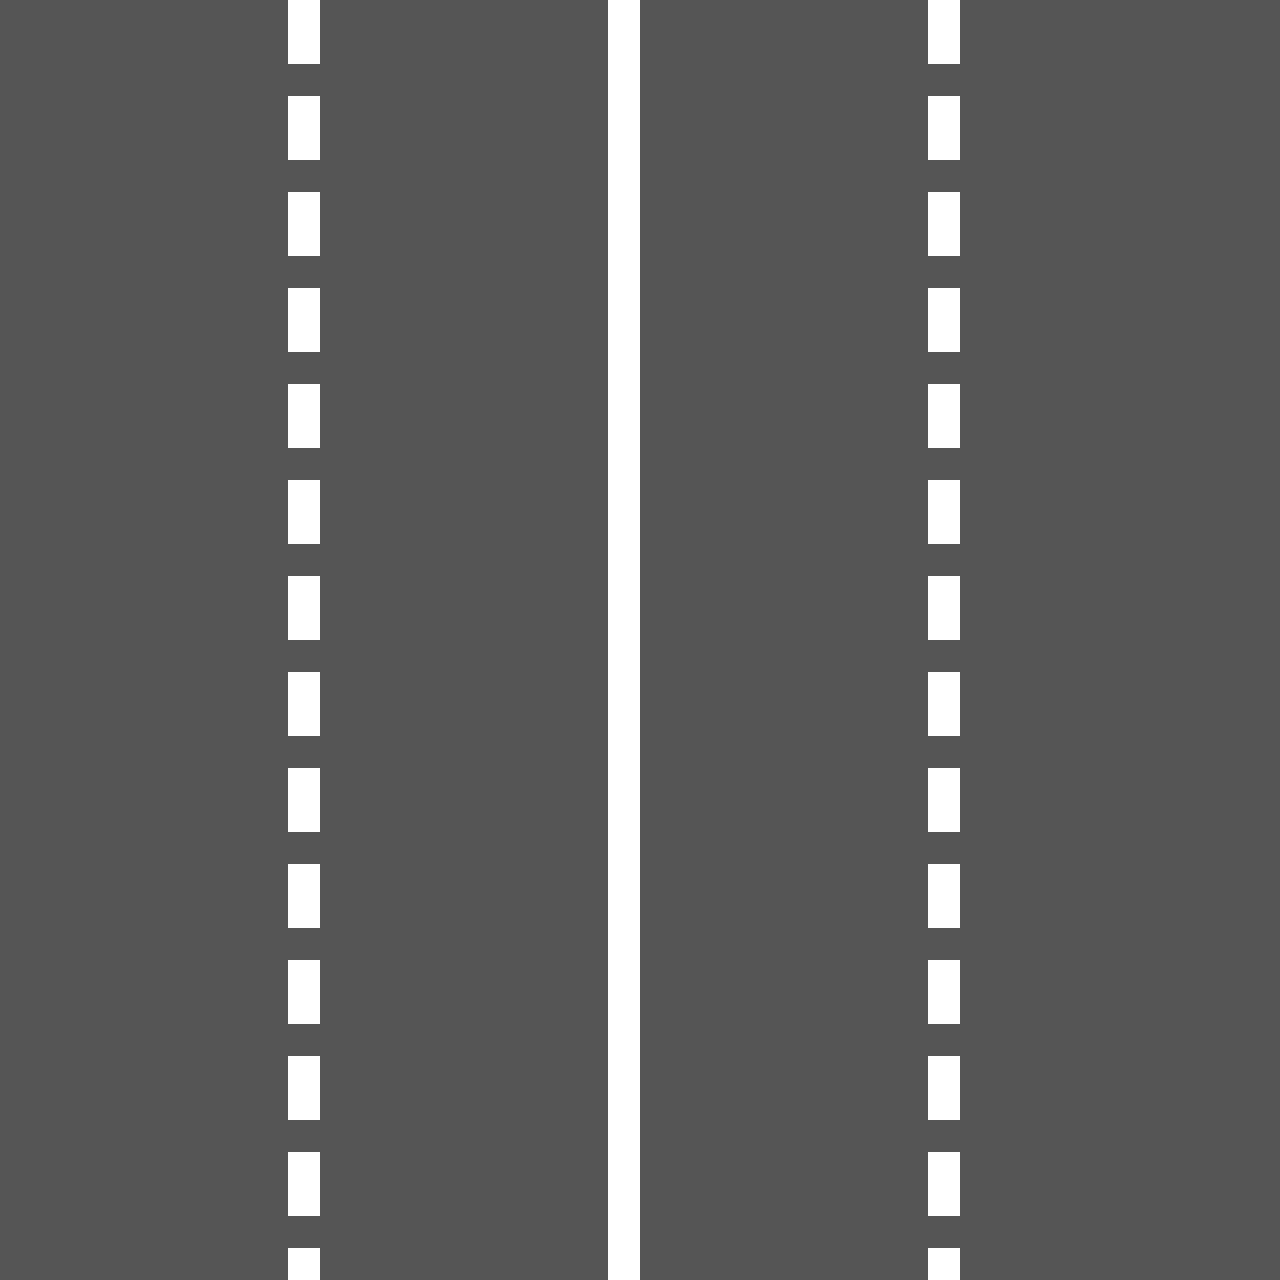

The image is a tile-based game level rendered from a .tmx file. Its description and complete source (layers, tilesets, objects, tile grids) follow:
An orthogonal 40x40 tile map with 32x32 px tiles, 1 tile layer (Calque de Tuiles 1).

<map version="1.9" tiledversion="1.9.2" orientation="orthogonal" renderorder="right-down" width="40" height="40" tilewidth="32" tileheight="32" infinite="0" nextlayerid="2" nextobjectid="1">
 <tileset firstgid="1" source="frameroute.tsx" />
 <layer id="1" name="Calque de Tuiles 1" width="40" height="40">
  <data encoding="csv">
1,1,1,1,1,1,1,1,1,2,1,1,1,1,1,1,1,1,1,2,1,1,1,1,1,1,1,1,1,2,1,1,1,1,1,1,1,1,1,1,
1,1,1,1,1,1,1,1,1,2,1,1,1,1,1,1,1,1,1,2,1,1,1,1,1,1,1,1,1,2,1,1,1,1,1,1,1,1,1,1,
1,1,1,1,1,1,1,1,1,1,1,1,1,1,1,1,1,1,1,2,1,1,1,1,1,1,1,1,1,1,1,1,1,1,1,1,1,1,1,1,
1,1,1,1,1,1,1,1,1,2,1,1,1,1,1,1,1,1,1,2,1,1,1,1,1,1,1,1,1,2,1,1,1,1,1,1,1,1,1,1,
1,1,1,1,1,1,1,1,1,2,1,1,1,1,1,1,1,1,1,2,1,1,1,1,1,1,1,1,1,2,1,1,1,1,1,1,1,1,1,1,
1,1,1,1,1,1,1,1,1,1,1,1,1,1,1,1,1,1,1,2,1,1,1,1,1,1,1,1,1,1,1,1,1,1,1,1,1,1,1,1,
1,1,1,1,1,1,1,1,1,2,1,1,1,1,1,1,1,1,1,2,1,1,1,1,1,1,1,1,1,2,1,1,1,1,1,1,1,1,1,1,
1,1,1,1,1,1,1,1,1,2,1,1,1,1,1,1,1,1,1,2,1,1,1,1,1,1,1,1,1,2,1,1,1,1,1,1,1,1,1,1,
1,1,1,1,1,1,1,1,1,1,1,1,1,1,1,1,1,1,1,2,1,1,1,1,1,1,1,1,1,1,1,1,1,1,1,1,1,1,1,1,
1,1,1,1,1,1,1,1,1,2,1,1,1,1,1,1,1,1,1,2,1,1,1,1,1,1,1,1,1,2,1,1,1,1,1,1,1,1,1,1,
1,1,1,1,1,1,1,1,1,2,1,1,1,1,1,1,1,1,1,2,1,1,1,1,1,1,1,1,1,2,1,1,1,1,1,1,1,1,1,1,
1,1,1,1,1,1,1,1,1,1,1,1,1,1,1,1,1,1,1,2,1,1,1,1,1,1,1,1,1,1,1,1,1,1,1,1,1,1,1,1,
1,1,1,1,1,1,1,1,1,2,1,1,1,1,1,1,1,1,1,2,1,1,1,1,1,1,1,1,1,2,1,1,1,1,1,1,1,1,1,1,
1,1,1,1,1,1,1,1,1,2,1,1,1,1,1,1,1,1,1,2,1,1,1,1,1,1,1,1,1,2,1,1,1,1,1,1,1,1,1,1,
1,1,1,1,1,1,1,1,1,1,1,1,1,1,1,1,1,1,1,2,1,1,1,1,1,1,1,1,1,1,1,1,1,1,1,1,1,1,1,1,
1,1,1,1,1,1,1,1,1,2,1,1,1,1,1,1,1,1,1,2,1,1,1,1,1,1,1,1,1,2,1,1,1,1,1,1,1,1,1,1,
1,1,1,1,1,1,1,1,1,2,1,1,1,1,1,1,1,1,1,2,1,1,1,1,1,1,1,1,1,2,1,1,1,1,1,1,1,1,1,1,
1,1,1,1,1,1,1,1,1,1,1,1,1,1,1,1,1,1,1,2,1,1,1,1,1,1,1,1,1,1,1,1,1,1,1,1,1,1,1,1,
1,1,1,1,1,1,1,1,1,2,1,1,1,1,1,1,1,1,1,2,1,1,1,1,1,1,1,1,1,2,1,1,1,1,1,1,1,1,1,1,
1,1,1,1,1,1,1,1,1,2,1,1,1,1,1,1,1,1,1,2,1,1,1,1,1,1,1,1,1,2,1,1,1,1,1,1,1,1,1,1,
1,1,1,1,1,1,1,1,1,1,1,1,1,1,1,1,1,1,1,2,1,1,1,1,1,1,1,1,1,1,1,1,1,1,1,1,1,1,1,1,
1,1,1,1,1,1,1,1,1,2,1,1,1,1,1,1,1,1,1,2,1,1,1,1,1,1,1,1,1,2,1,1,1,1,1,1,1,1,1,1,
1,1,1,1,1,1,1,1,1,2,1,1,1,1,1,1,1,1,1,2,1,1,1,1,1,1,1,1,1,2,1,1,1,1,1,1,1,1,1,1,
1,1,1,1,1,1,1,1,1,1,1,1,1,1,1,1,1,1,1,2,1,1,1,1,1,1,1,1,1,1,1,1,1,1,1,1,1,1,1,1,
1,1,1,1,1,1,1,1,1,2,1,1,1,1,1,1,1,1,1,2,1,1,1,1,1,1,1,1,1,2,1,1,1,1,1,1,1,1,1,1,
1,1,1,1,1,1,1,1,1,2,1,1,1,1,1,1,1,1,1,2,1,1,1,1,1,1,1,1,1,2,1,1,1,1,1,1,1,1,1,1,
1,1,1,1,1,1,1,1,1,1,1,1,1,1,1,1,1,1,1,2,1,1,1,1,1,1,1,1,1,1,1,1,1,1,1,1,1,1,1,1,
1,1,1,1,1,1,1,1,1,2,1,1,1,1,1,1,1,1,1,2,1,1,1,1,1,1,1,1,1,2,1,1,1,1,1,1,1,1,1,1,
1,1,1,1,1,1,1,1,1,2,1,1,1,1,1,1,1,1,1,2,1,1,1,1,1,1,1,1,1,2,1,1,1,1,1,1,1,1,1,1,
1,1,1,1,1,1,1,1,1,1,1,1,1,1,1,1,1,1,1,2,1,1,1,1,1,1,1,1,1,1,1,1,1,1,1,1,1,1,1,1,
1,1,1,1,1,1,1,1,1,2,1,1,1,1,1,1,1,1,1,2,1,1,1,1,1,1,1,1,1,2,1,1,1,1,1,1,1,1,1,1,
1,1,1,1,1,1,1,1,1,2,1,1,1,1,1,1,1,1,1,2,1,1,1,1,1,1,1,1,1,2,1,1,1,1,1,1,1,1,1,1,
1,1,1,1,1,1,1,1,1,1,1,1,1,1,1,1,1,1,1,2,1,1,1,1,1,1,1,1,1,1,1,1,1,1,1,1,1,1,1,1,
1,1,1,1,1,1,1,1,1,2,1,1,1,1,1,1,1,1,1,2,1,1,1,1,1,1,1,1,1,2,1,1,1,1,1,1,1,1,1,1,
1,1,1,1,1,1,1,1,1,2,1,1,1,1,1,1,1,1,1,2,1,1,1,1,1,1,1,1,1,2,1,1,1,1,1,1,1,1,1,1,
1,1,1,1,1,1,1,1,1,1,1,1,1,1,1,1,1,1,1,2,1,1,1,1,1,1,1,1,1,1,1,1,1,1,1,1,1,1,1,1,
1,1,1,1,1,1,1,1,1,2,1,1,1,1,1,1,1,1,1,2,1,1,1,1,1,1,1,1,1,2,1,1,1,1,1,1,1,1,1,1,
1,1,1,1,1,1,1,1,1,2,1,1,1,1,1,1,1,1,1,2,1,1,1,1,1,1,1,1,1,2,1,1,1,1,1,1,1,1,1,1,
1,1,1,1,1,1,1,1,1,1,1,1,1,1,1,1,1,1,1,2,1,1,1,1,1,1,1,1,1,1,1,1,1,1,1,1,1,1,1,1,
1,1,1,1,1,1,1,1,1,2,1,1,1,1,1,1,1,1,1,2,1,1,1,1,1,1,1,1,1,2,1,1,1,1,1,1,1,1,1,1
</data>
 </layer>
</map>
